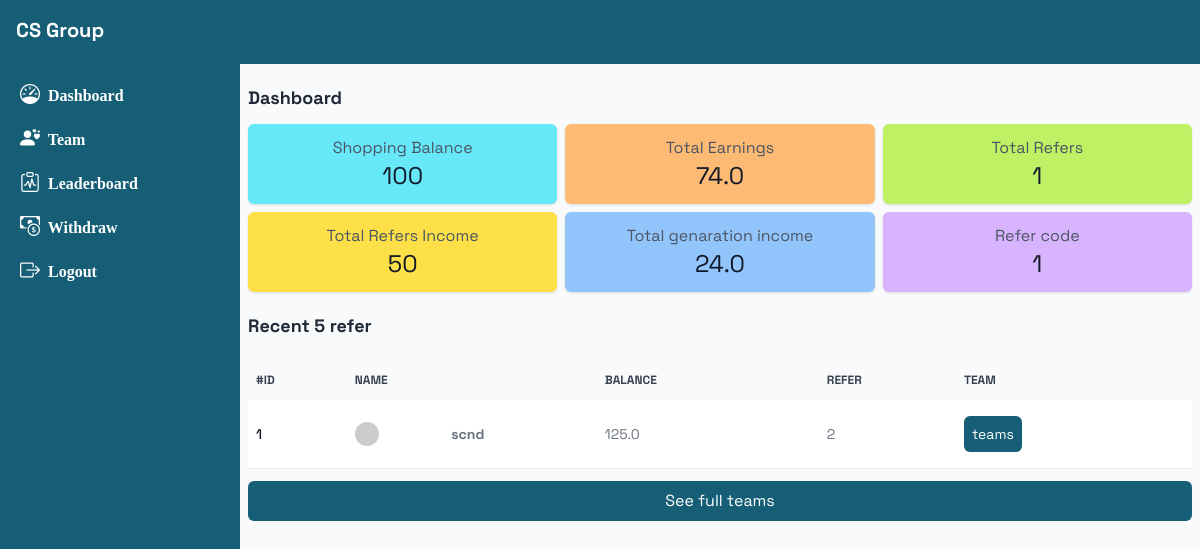
The app's page /dashboard (signed in), older data.
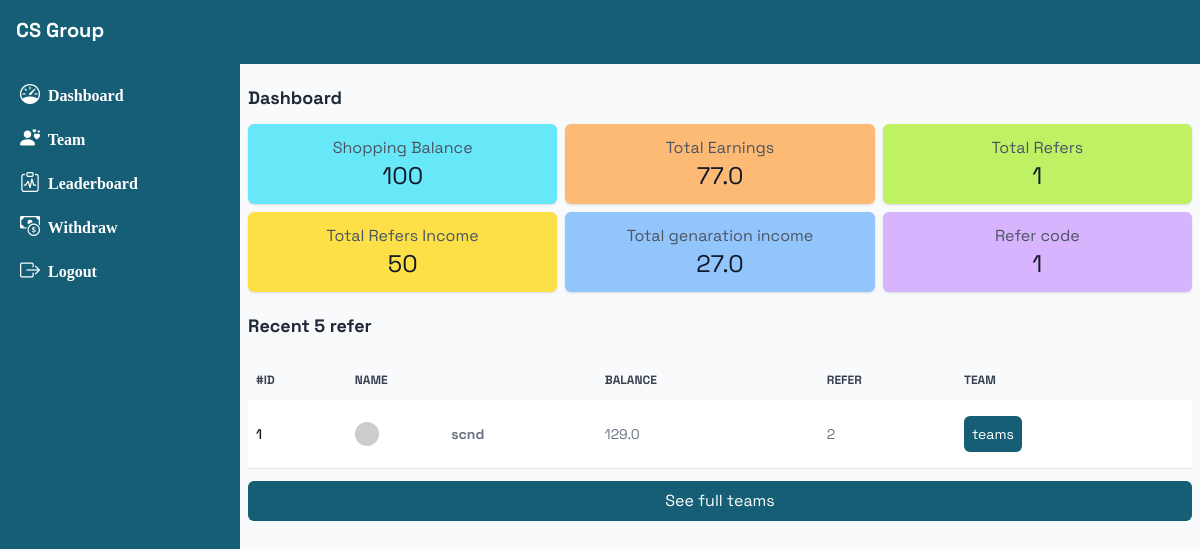
The same page, newer data.
### base/models.py (models this page shows, shortened)
class Profile(models.Model):
    user = models.ForeignKey(User, on_delete=models.CASCADE)
    name = models.CharField(max_length=200)
    number = models.CharField(max_length=50)
    balance = models.FloatField(default=00)
    refer_link = models.CharField(max_length=100)
    is_verified = models.BooleanField(default=False)
    referred_by = models.ForeignKey(User, related_name='teams', null=True, blank=True, on_delete=models.CASCADE)
    def total_refer(self):
        return Referral.objects.filter(referrer=self, generation=1).count()
    def total_refer_income(self):
        tf = Referral.objects.filter(referrer=self, generation=1).count()
        return 50 * tf
    def total_gen_income(self):
        if self.balance == 0:
            return 00
        tf = Referral.objects.filter(referrer=self, generation=1).count()
        refincome = tf * 50
        return self.balance - 50

class Referral(models.Model):
    referrer = models.ForeignKey(Profile, on_delete=models.CASCADE, related_name='referrals_made')
    referred_user = models.ForeignKey(Profile, on_delete=models.CASCADE, related_name='referrals_received')
    generation = models.PositiveIntegerField()

### base/views.py (the view)
# urls.py: path('dashboard', dashboard),
def dashboard(request):
    if request.user.is_authenticated:
        pr = Profile.objects.get(user=request.user)
        r = pr.total_refer()
        rf = Referral.objects.filter(referrer=pr, generation=1).order_by('-id')[0:5]
        context = {'rf':rf, 'r':r, 'p':pr}
        return render(request, 'dashhome.html', context)
    return render(request, 'login.html')

### templates/dashhome.html (shortened to what this page needs)
{% extends 'dash.html' %}
{% block body %}
{% if p.is_verified %}
<section>
<div class="my-3">
<h2 class=" font-bold text-gray-800 text-lg">Dashboard</h2>
</div>
    <div class="info grid grid-cols-2 md:grid-cols-3 gap-2">
        <div class="bg-cyan-300 card p-3 rounded-md shadow flex flex-col items-center justify-center">
            <h2 class="text-gray-600 text-md"> Shopping Balance</h2>
            <p class="text-2xl text-gray-900">100</p>
        </div>
        <div class="bg-orange-300 card p-3 rounded-md shadow flex flex-col items-center justify-center">
            <h2 class="text-gray-600 text-md">Total Earnings</h2>
            <p class="text-2xl text-gray-900">{{p.balance}}</p>
        </div>
        <div class="card p-3 bg-lime-300 rounded-md shadow flex flex-col items-center justify-center">
            <h2 class="text-gray-600 text-md"> Total Refers</h2>
            <p class="text-2xl text-gray-900">{{r}}</p>
        </div>
<div class="card p-3 bg-yellow-300 rounded-md shadow flex flex-col items-center justify-center">
            <h2 class="text-center text-gray-600 text-md"> Total Refers Income</h2>
            <p class="text-2xl text-gray-900">{{p.total_refer_income}}</p>
        </div>
        <div class="card p-3 bg-blue-300 rounded-md shadow flex flex-col items-center justify-center">
            <h2 class="text-gray-600 text-center text-md">Total genaration income</h2>
            <p class="text-2xl text-gray-900">{{p.total_gen_income}}</p>
        </div>
        <div class="card p-3 bg-purple-300 rounded-md shadow flex flex-col items-center justify-center">
            <h2 class="text-gray-600 text-md">Refer code</h2>
            <p class="text-2xl text-gray-900">{{p.refer_link}}</p>
        </div>
    </div>
<div class="my-5">
<h2 class="mt-5 font-bold text-gray-800 text-lg">Recent 5 refer</h2>
</div>
<div class="relative overflow-x-auto z-0">
    <table class="w-full text-sm text-left rtl:text-right text-gray-500">
        <thead class="text-xs text-gray-700 uppercase bg-gray-50">
            <tr>
                <th scope="col" class="px-2 py-3">
                    #id
                </th>
                <th scope="col" class="px-6 py-3">
                    name
                </th>
                <th scope="col" class="px-6 py-3">
                    balance
                </th>
                <th scope="col" class="px-2 py-3">
                    refer
                </th>
               <th scope="col" class="px-6 py-3">
                    team
                </th>
            </tr>
        </thead>
        <tbody class="">
{% for ru in rf %}
            <tr class="bg-white  border-b">
                <th scope="row" class="px-2 py-4 font-medium text-gray-900 whitespace-nowrap ">
                    {{ forloop.counter }}
                </th>
                <td class="px-6 py-4">
                   <div class="flex gap-1 md:gap-0">
<img class="w-6 rounded-3xl"  src="https://api.dicebear.com/8.x/initials/svg?seed={{ru.referred_user.user}}">
<p class="m-auto font-bold">{{ru.referred_user.user}}</p>
</div>
                </td>
                <td class="px-6 py-4">
                    {{ru.referred_user.balance}}
                </td>
                <td class="px-2 py-4">
                    {{ru.referred_user.total_refer}}
                </td>
<td class="px-6 py-4">
                   <a href=""><button class="p-2 rounded-md bg-cyan-800 text-white">teams</button>
                </td>
            </tr>
         {% endfor %}
        </tbody>
    </table>
     <a href="/temas">
    <button class="p-2 w-full bg-cyan-800 text-white my-3 rounded-md">See full teams</button>
     </a>
</div>
</section>
{% endif %}
{% endblock %}

Row changes from the older to the newer data that the page shows:
changed Profile: balance "74.0" → "77.0"; total_gen_income "24.0" → "27.0"
changed through a linked row, Referral "scnd": referred_user.balance "125.0" → "129.0"
